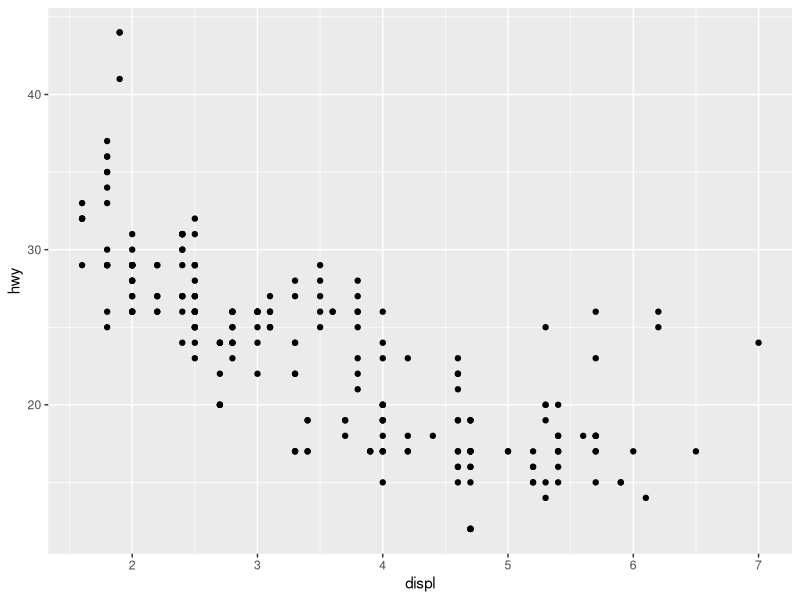
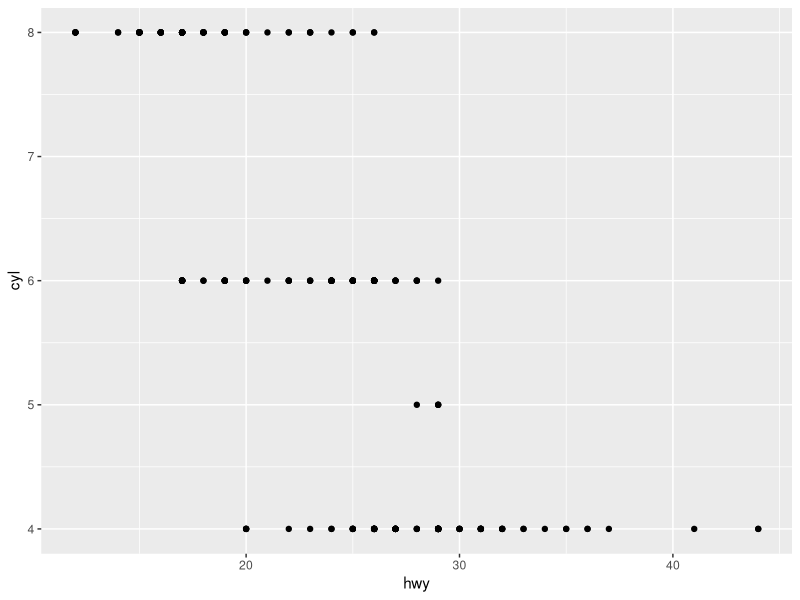
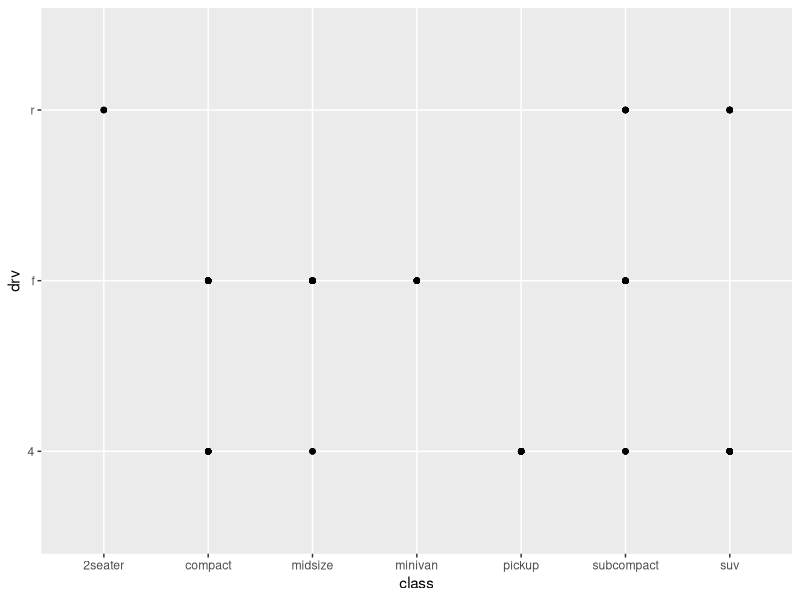
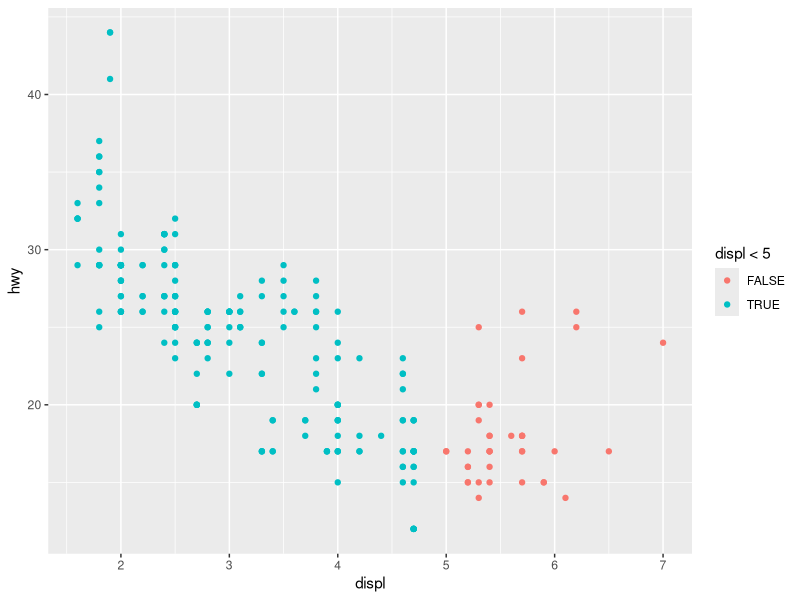
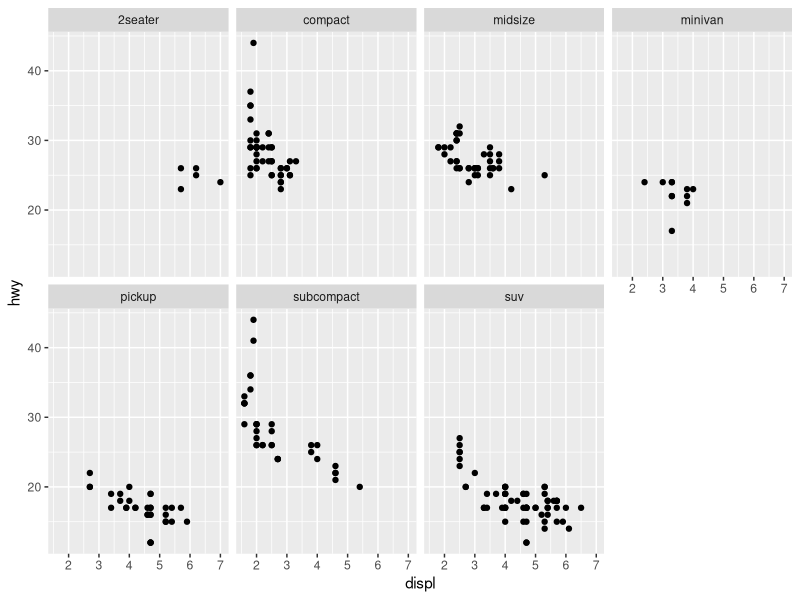
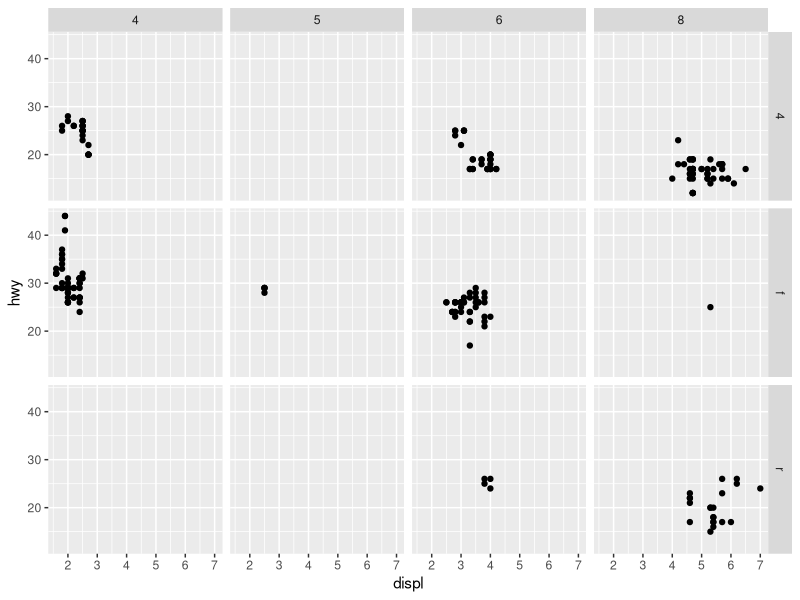
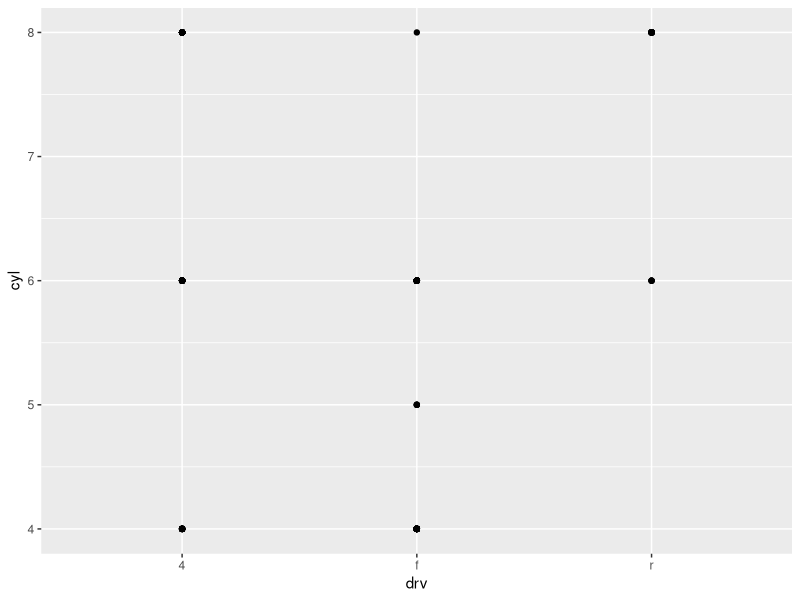
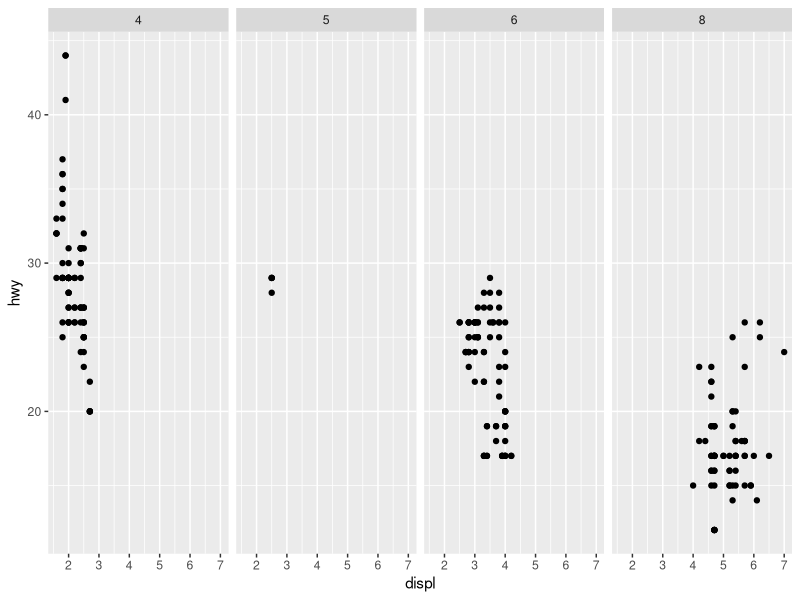

Reproduce these figures in R, in order. (Note: this script raises an error after producing the figures.)
#### Hadley Wickham R for Data Science ####

library(tidyverse)

### CH 3 Data Vis ###

mpg

ggplot (data = mpg) + 
  geom_point (mapping = aes (x = displ, y = hwy))

# Exercises
nrow(mtcars) # 32
ncol(mtcars) # 11

ggplot (mpg) +
  geom_point (aes (x = hwy, y = cyl)) # put alpha or color that you want to apply to the whole plot, not dependent on variable OUTSIDE the aesthetic

ggplot (mpg) +
  geom_point (aes (x = class, y = drv))

ggplot(data = mpg) + 
  geom_point(mapping = aes(x = displ, y = hwy, color = displ < 5))

# facets
ggplot (data = mpg) + geom_point (aes (x = displ, y = hwy)) + facet_wrap (~ class, nrow = 2)

ggplot (data = mpg) + geom_point (aes (x = displ, y = hwy)) + facet_grid (drv ~ cyl)

ggplot(data = mpg) + 
  geom_point(mapping = aes(x = drv, y = cyl))

ggplot (data = mpg) + geom_point (aes (x = displ, y = hwy)) + facet_grid (. ~ cyl)

ggplot (data = mpg) + geom_point (aes (x = displ, y = hwy)) + facet_wrap (~ cty, nrow = 2)

ggplot (data = mpg) + geom_point (aes (x = displ, y = hwy)) + facet_grid (. ~ cyl)

# 3.6 Geometric objects

ggplot (data = mpg) + geom_point (mapping = aes (x = displ, y = hwy)) # creates scatterplot 

ggplot (data = mpg) + geom_smooth (mapping = aes (x = displ, y = hwy)) # same information, but with a smoother instead of the dots. Default line color appears to be blue. 

ggplot (data = mpg) + geom_smooth (mapping = aes (x = displ, y = hwy, linetype = drv)) # separates different smoothers for type of drive, with corresponding linetypes. 

ggplot (data = mpg) + geom_point (mapping = aes (x = displ, y = hwy, color = drv)) + geom_smooth (mapping = aes (x = displ, y = hwy, linetype = drv, color = drv)) # overlays points on lines

ggplot(data = mpg) +
  geom_smooth(mapping = aes(x = displ, y = hwy)) # basic smoother again

ggplot(data = mpg) +
  geom_smooth(mapping = aes(x = displ, y = hwy, group = drv)) # separates by drv but has same colors and linetype

ggplot(data = mpg) +
  geom_smooth(
    mapping = aes(x = displ, y = hwy, colour = drv),
    show.legend = FALSE
  ) # separates by color and removes the legend

ggplot(data = mpg) + 
  geom_point(mapping = aes(x = displ, y = hwy)) +
  geom_smooth(mapping = aes(x = displ, y = hwy)) # multiple geoms via layering. note the duplication in the plot

ggplot(data = mpg, mapping = aes(x = displ, y = hwy)) + 
  geom_point() + 
  geom_smooth() # cleaner code if you want to have consistent mappings

ggplot(data = mpg, mapping = aes(x = displ, y = hwy)) + 
  geom_point(mapping = aes(color = class)) + 
  geom_smooth() # specifying aes in one layer changes the aesthetics for that layer only

ggplot(data = mpg, mapping = aes(x = displ, y = hwy)) + 
  geom_point(mapping = aes(color = class)) + 
  geom_smooth(data = filter(mpg, class == "subcompact"), se = FALSE) # you can also specify different data for specific layers

# 3.6 exercises
# line chart: geom_line. boxplot: geom_boxplot. histogram: geom_histogram. area plot: geom_area
# 2 
ggplot(data = mpg, mapping = aes(x = displ, y = hwy, color = drv)) + 
  geom_point() + 
  geom_smooth(se = FALSE) # removes gray CIs

# code for graphs
ggplot (data = mpg, mapping = aes (x = displ, y = hwy)) +
  geom_point(size = 2) + geom_smooth(se = FALSE)

ggplot (data = mpg, mapping = aes (x = displ, y = hwy)) +
  geom_point(size = 2) + geom_smooth(aes(group = drv), se = FALSE)

ggplot (data = mpg, mapping = aes (x = displ, y = hwy, color = drv)) +
  geom_point(size = 2) + geom_smooth(se = FALSE)

ggplot (data = mpg, mapping = aes (x = displ, y = hwy)) +
  geom_point(size = 2, aes(color = drv)) + geom_smooth(aes(linetype = drv), se = FALSE)

ggplot (data = mpg, mapping = aes (x = displ, y = hwy)) +
  geom_point(size = 2, aes(color = drv)) + geom_smooth(se = FALSE)

ggplot (data = mpg, aes(x = displ, y = hwy)) + geom_point (size = 4, col = "white") + geom_point (aes(col = drv))

# 3.7 Statistical transformations

ggplot(data = diamonds) + 
  geom_bar(mapping = aes(x = cut)) # basic bar chart. Note that y axis, "count" refers to number of points/rows --> frequency. Bar charts, histograms, frequency polygons use "stat," which is like group_by(count = n())

ggplot(data = diamonds) + 
  stat_count(mapping = aes(x = cut)) # this is interchangeable with geom_bar

demo <- tribble(
  ~a,      ~b,
  "bar_1", 20,
  "bar_2", 30,
  "bar_3", 40
)

ggplot(data = demo) +
  geom_bar(mapping = aes(x = a, y = b), stat = "identity") # stat = identity plots the actual values of the bars

ggplot(data = diamonds) + 
  geom_bar(mapping = aes(x = cut, y = ..prop.., group = 1)) # plots proportion rather than count. not sure why the periods. 

ggplot(data = diamonds) + 
  stat_summary(
    mapping = aes(x = cut, y = depth),
    fun.ymin = min,
    fun.ymax = max,
    fun.y = median
  ) # produces a point with CIs

# 3.7 exercises
# 1. default geom with stat_summary is "pointrange" but maybe it's geom_histogram/geom_freqpoly?
ggplot (data = diamonds) + geom_pointrange( aes (x = cut, y = depth, ymin = min, ymax = max), stat = "identity") # ???

